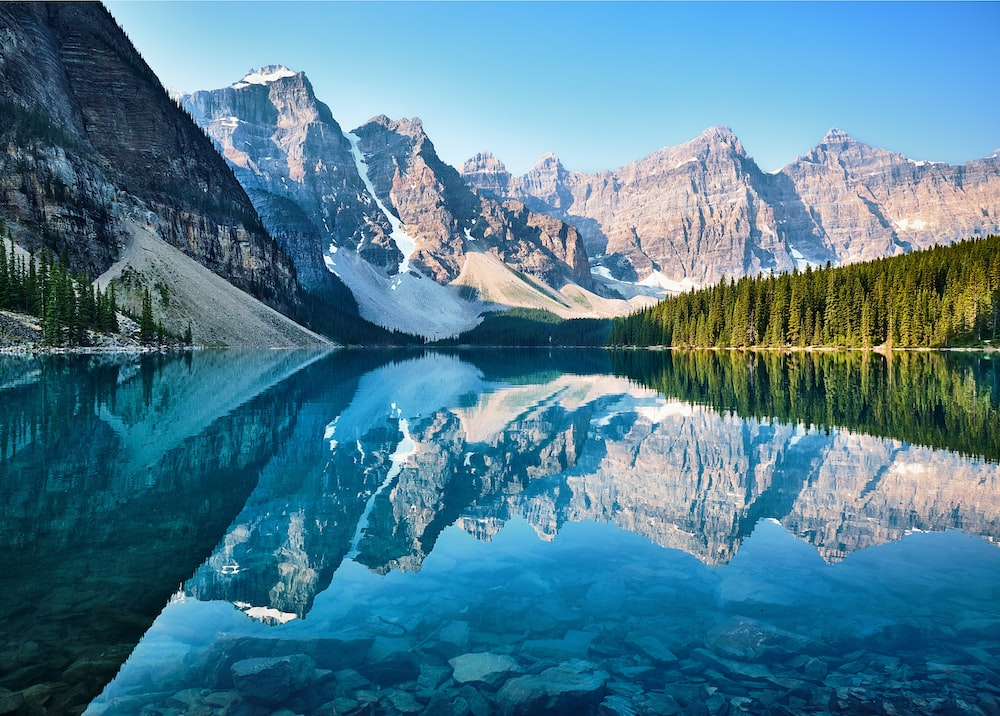
#> input picture Proyecto/paisaje.jpeg, 1000 x 716 px
$ python Guardar.py
#> lines starting #> are read from the running program, lines starting #| are printed output that depends on the picture
import cv2
import numpy as np
import matplotlib.pyplot as plt
#from IPython.display import Image

#Imagen
#Vamos a crear nuestra matriz principal
img = cv2.imread("paisaje.jpeg")
#> img is the input picture: shape (716, 1000, 3); mean B, G, R 146.4, 125.6, 78.2
# Corregimos
img = cv2.cvtColor(img, cv2.COLOR_BGR2RGB)
print(img)
#> (printed output is left out)

#Extraemos los canales
R, G, B = cv2.split(img)
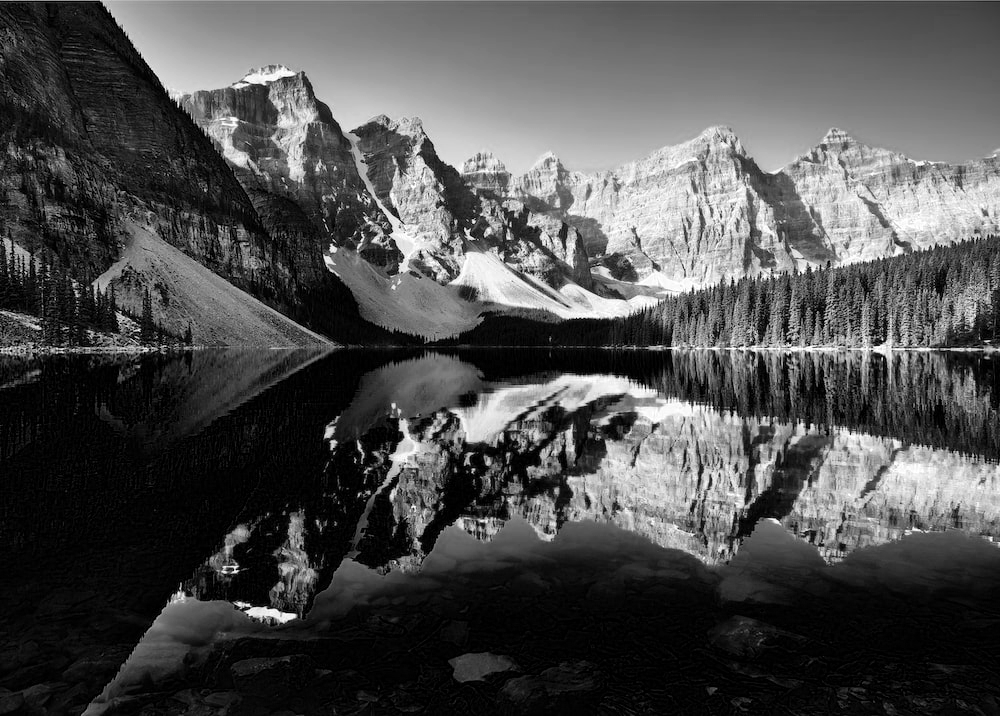
#> R: shape (716, 1000); min 0, max 255, mean 78.2
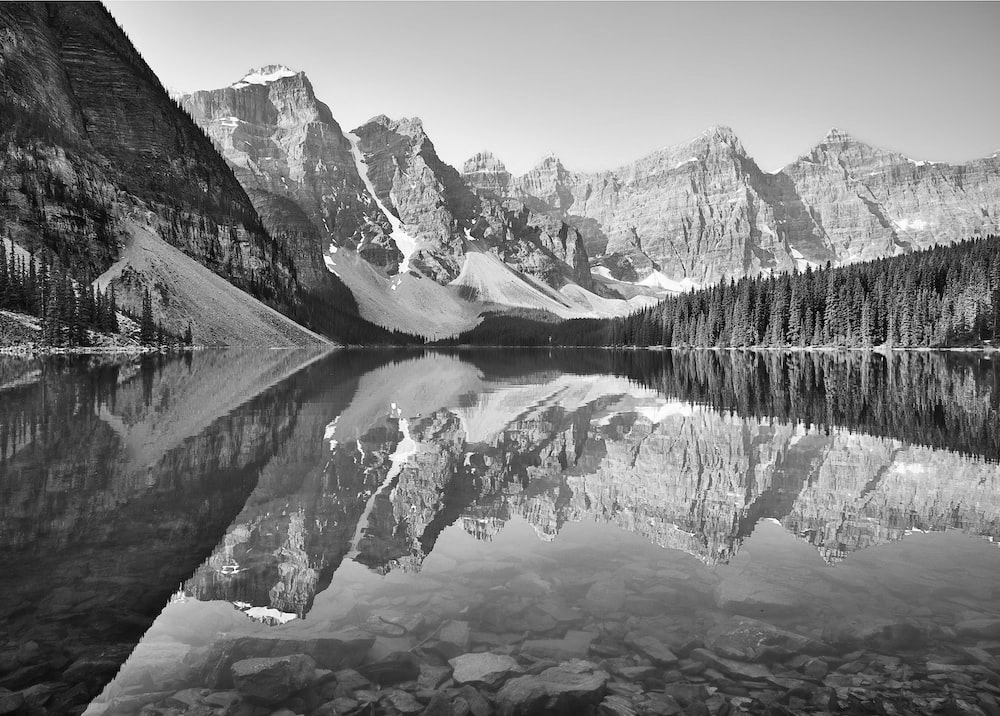
#> G: shape (716, 1000); min 0, max 255, mean 125.6
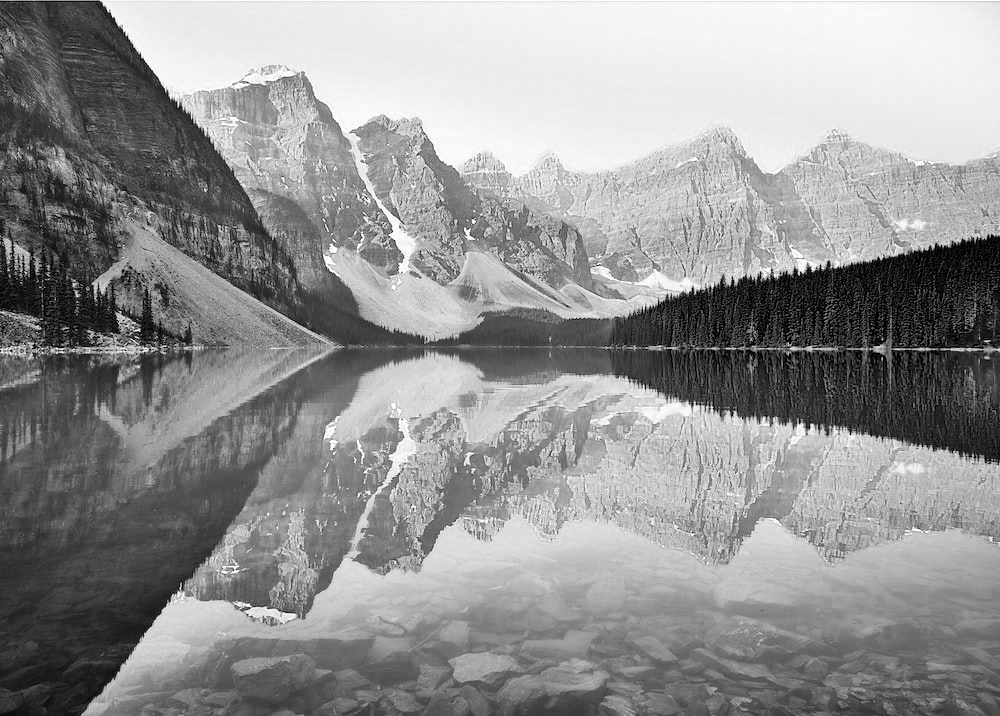
#> B: shape (716, 1000); min 0, max 255, mean 146.4

#Mostramos nuestros canales
fig = plt.figure()
#Canal rojo
ax1 = fig.add_subplot(2, 2, 1)
ax1.imshow(R, cmap='Reds')
ax1.set_title("Canal Rojo")

#Canal verde
ax2 = fig.add_subplot(2, 2, 2)
ax2.imshow(G, cmap='Greens')
ax2.set_title("Canal Verde")

#Canal azul
ax3 = fig.add_subplot(2, 2, 3)
ax3.imshow(B, cmap='Blues')
ax3.set_title("Canal Azul")

#Reconstruccion
imgre = cv2.merge((R+100, G, B)) #Aumentamos el canal rojo
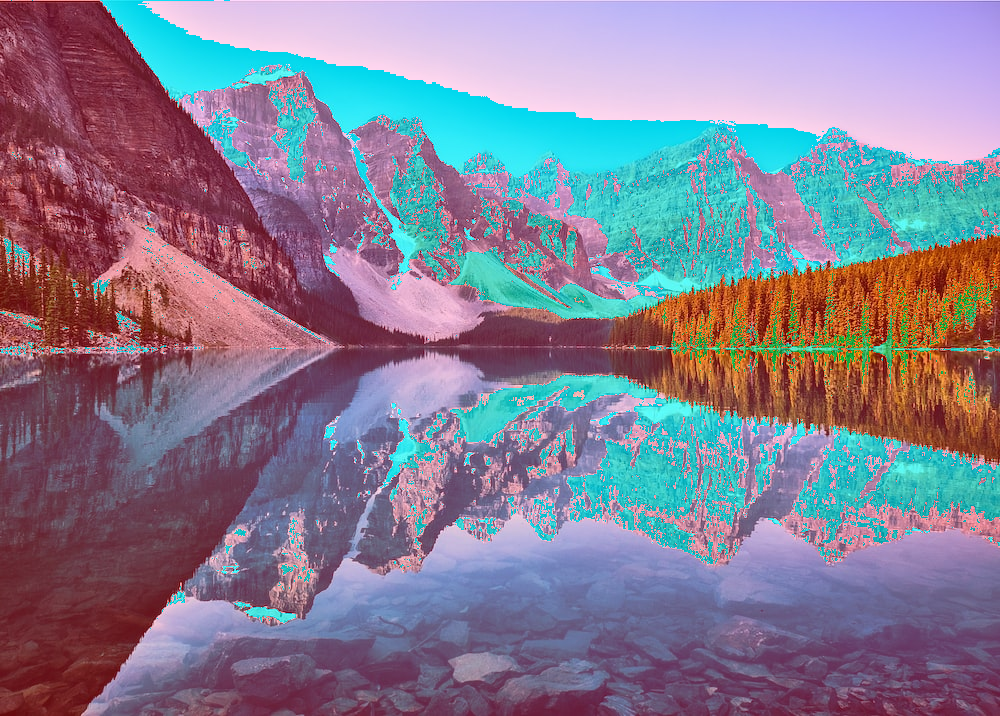
#> imgre: shape (716, 1000, 3); mean R, G, B 132.6, 125.6, 146.4

#Imagen original
ax4 = fig.add_subplot(2, 2, 4)
ax4.imshow(imgre)
ax4.set_title("Imagen Original")

imgre = cv2.cvtColor(imgre, cv2.COLOR_RGB2BGR)
cv2.imwrite("NuevaImagen.jpeg", imgre)

plt.show()
